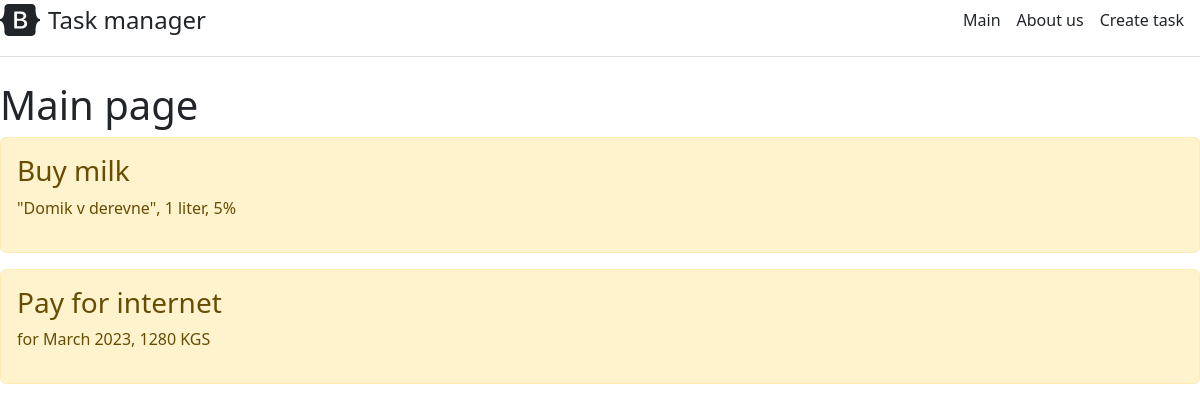
Before: / with the older database file.
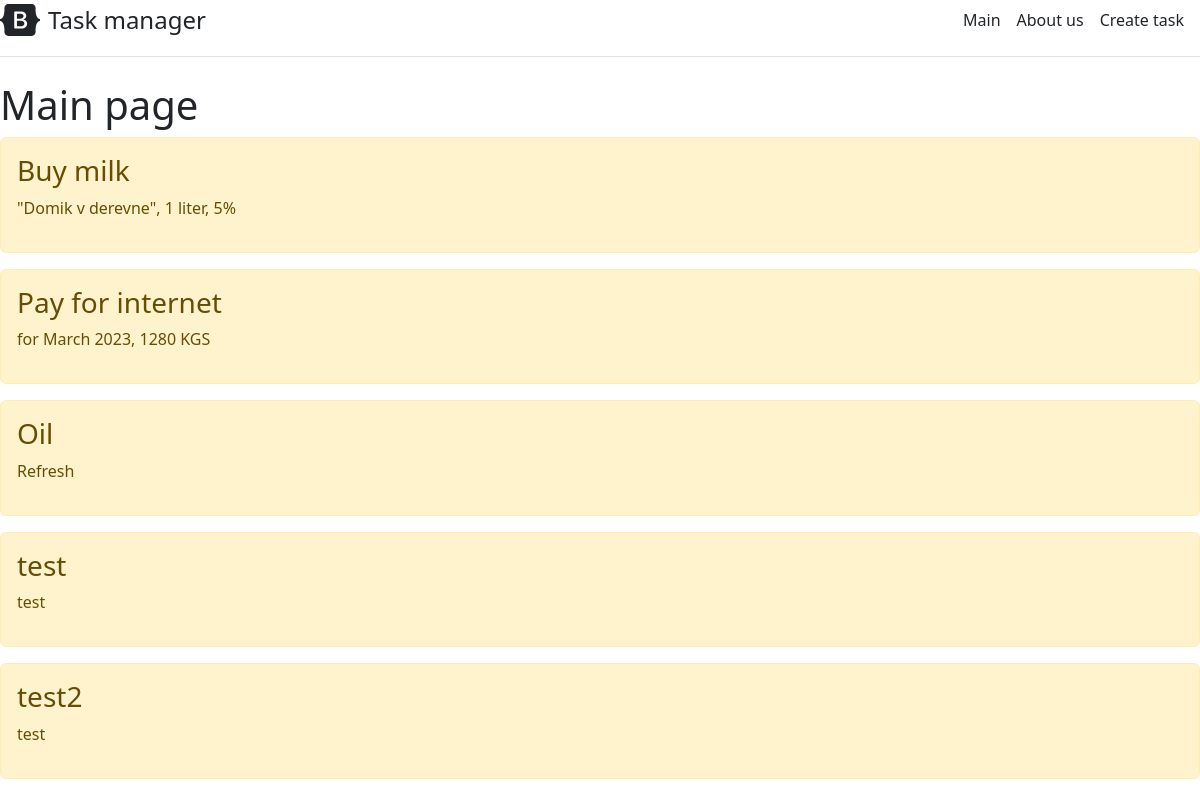
After: the same page with the newer database file.
### main/models.py (models this page shows, shortened)
class Task(models.Model):
    title = models.CharField('Name', max_length=100)
    text = models.TextField('Description')
    class Meta:
        verbose_name = 'Task'
        verbose_name_plural = 'Tasks'

### main/views.py (the view)
# urls.py: path('', views.index, name='home'),
def index(request):
    tasks = Task.objects.order_by('id')[:]
    return render(request, 'main/index.html', {'title': 'Main page of the site', 'tasks': tasks})

### main/templates/main/index.html (shortened to what this page needs)
{% extends 'main/base.html' %}
{% block content %}
    <h1>Main page</h1>
    {% if tasks %}
        {% for i in tasks %}
            <div class="alert alert-warning mt-2">
                <h3>{{ i.title }}</h3>
                <p>{{ i.text }}</p>
            </div>
        {% endfor %}
    {% else %}
        <p>No records</p>
    {% endif %}
{% endblock %}

### main/templates/main/base.html (shortened to what this page needs)
<!doctype html>
<html lang="en">
<head>
    <link rel="stylesheet" href="https://cdn.jsdelivr.net/npm/bootstrap@5.2.3/dist/css/bootstrap.min.css">
</head>
<body>
    <div class="d-flex flex-column flex-md-row align-items-center pb-3 mb-4 border-bottom">
          <a href="/" class="d-flex align-items-center text-dark text-decoration-none">
            <span class="fs-4">Task manager</span>
          </a>
          <nav class="d-inline-flex mt-2 mt-md-0 ms-md-auto">
            <a class="me-3 py-2 text-dark text-decoration-none" href="{% url 'home' %}">Main</a>
            <a class="me-3 py-2 text-dark text-decoration-none" href="{% url 'about' %}">About us</a>
              <a class="me-3 py-2 text-dark text-decoration-none" href="{% url 'create' %}">Create task</a>
          </nav>
        </div>
    {% block content %}{% endblock %}
</body>
</html>

Changed rows visible on the page:
added Task: title "Oil", text "Refresh"
added Task: title "test", text "test"
added Task: title "test2", text "test"
